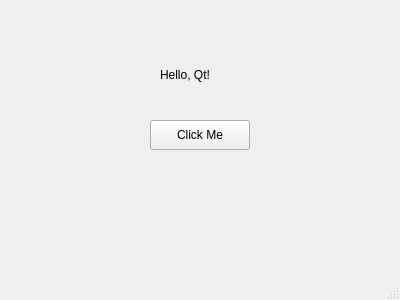
<?xml version="1.0" encoding="UTF-8"?>
<ui version="4.0">
 <class>MainWindow</class>
 <widget class="QMainWindow" name="MainWindow">
  <property name="geometry">
   <rect>
    <x>0</x>
    <y>0</y>
    <width>400</width>
    <height>300</height>
   </rect>
  </property>
  <property name="windowTitle">
   <string>Simple Qt App</string>
  </property>
  <widget class="QWidget" name="centralwidget">
   <widget class="QPushButton" name="pushButton">
    <property name="geometry">
     <rect>
      <x>150</x>
      <y>120</y>
      <width>100</width>
      <height>30</height>
     </rect>
    </property>
    <property name="text">
     <string>Click Me</string>
    </property>
   </widget>
   <widget class="QLabel" name="label">
    <property name="geometry">
     <rect>
      <x>160</x>
      <y>60</y>
      <width>80</width>
      <height>30</height>
     </rect>
    </property>
    <property name="text">
     <string>Hello, Qt!</string>
    </property>
   </widget>
  </widget>
  <widget class="QMenuBar" name="menubar">
   <property name="geometry">
    <rect>
     <x>0</x>
     <y>0</y>
     <width>400</width>
     <height>21</height>
    </rect>
   </property>
  </widget>
  <widget class="QStatusBar" name="statusbar"/>
 </widget>
 <resources/>
 <connections/>
</ui>
